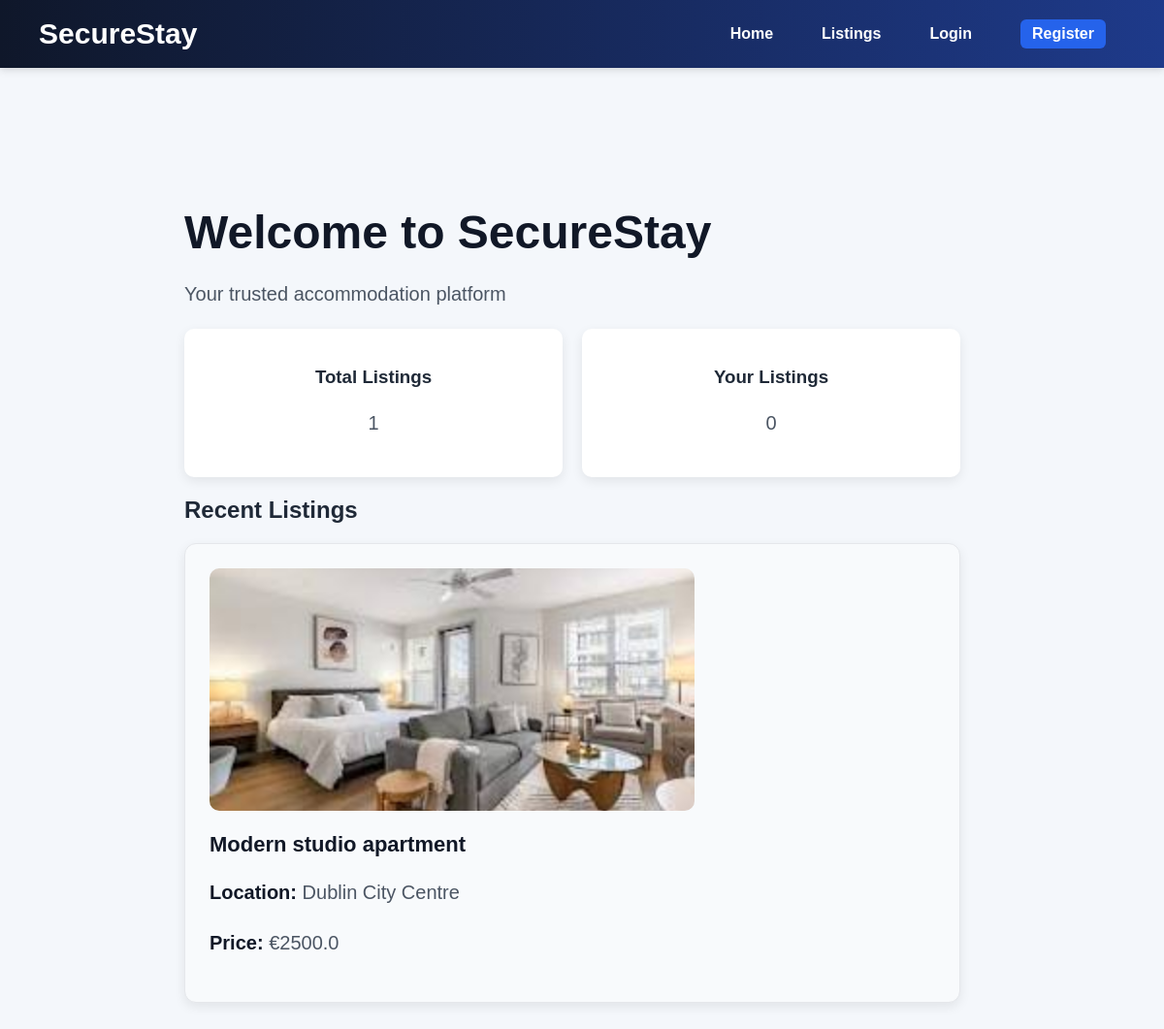
Before: / with the older database file.
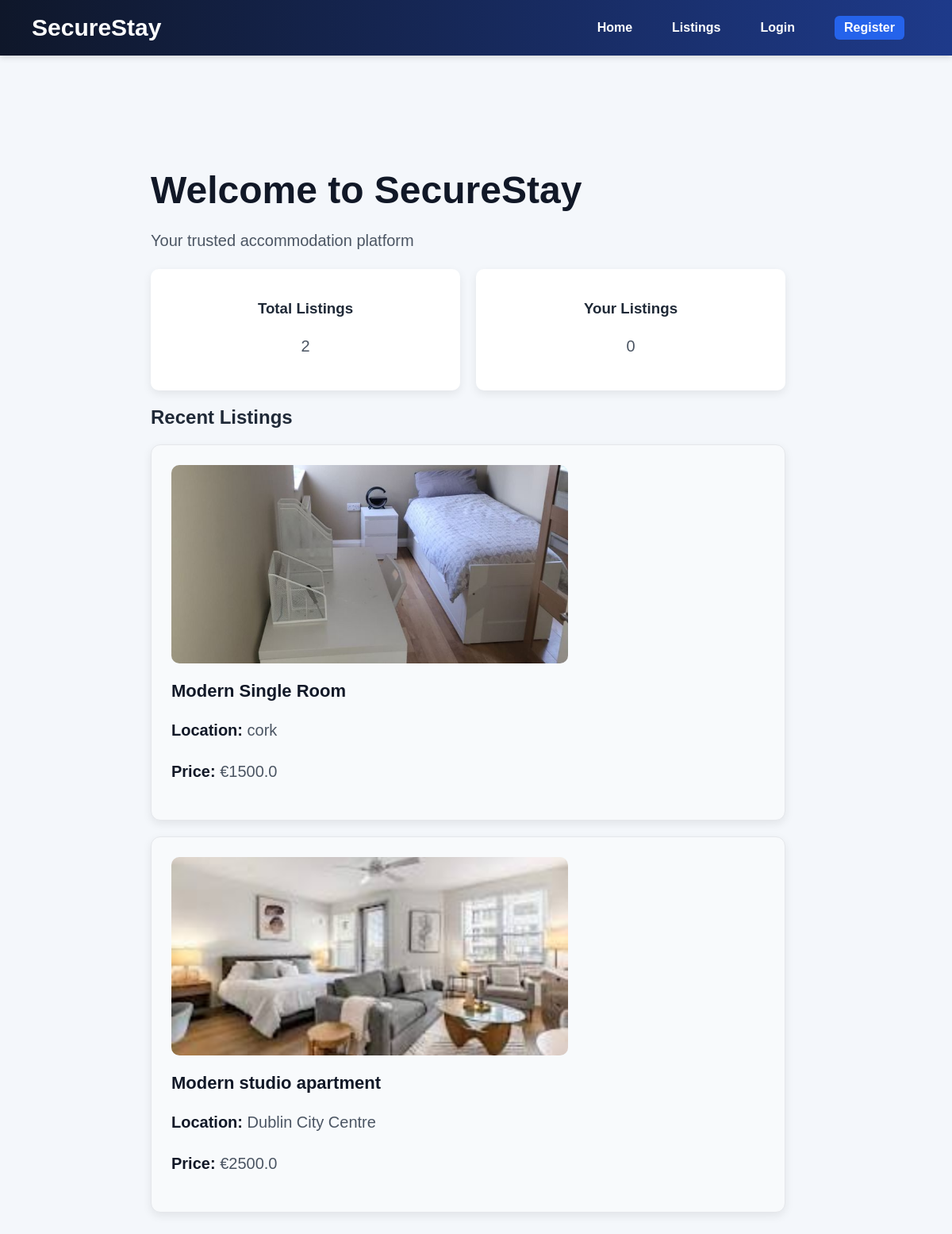
After: the same page with the newer database file.
### models.py (models this page shows)
class Listing(db.Model):
    __tablename__ = "listings"
    id = db.Column(db.Integer, primary_key=True)
    title = db.Column(db.String(150), nullable=False)
    description = db.Column(db.Text, nullable=False)
    location = db.Column(db.String(150), nullable=False)
    price = db.Column(db.Float, nullable=False)
    room_type = db.Column(db.String(50), nullable=False)
    image_filename = db.Column(db.String(255), nullable=True)
    availability_status = db.Column(db.String(20), default="available", nullable=False)
    created_at = db.Column(db.DateTime, default=datetime.utcnow)
    landlord_id = db.Column(db.Integer, db.ForeignKey("users.id"), nullable=False)
    booking_requests = db.relationship("BookingRequest", backref="listing", lazy=True)

### app.py (the view)
@app.route('/')
def home():
    total_listings = Listing.query.count()
    user_listings = 0
    if current_user.is_authenticated:
        user_listings = Listing.query.filter_by(landlord_id=current_user.id).count()
    recent_listings = Listing.query.order_by(Listing.id.desc()).limit(3).all()
    return render_template(
        'index.html',
        total_listings=total_listings,
        user_listings=user_listings,
        recent_listings=recent_listings
)

### templates/index.html
{% extends "base.html" %}
{% block content %}
<div class="hero">
    <h1>Welcome to SecureStay</h1>
    <p>Your trusted accommodation platform</p>
    <div class="dashboard">
        <div class="card">
            <h3>Total Listings</h3>
            <p>{{ total_listings }}</p>
        </div>
        <div class="card">
            <h3>Your Listings</h3>
            <p>{{ user_listings }}</p>
        </div>
    </div>
    <h2>Recent Listings</h2>
    {% for listing in recent_listings %}
    <div class="listing-card">
        {% if listing.image_filename %}
            <img src="{{ url_for('static', filename='uploads/' + listing.image_filename) }}" class="listing-image" alt="Listing Image">
        {% else %}
            <img src="{{ url_for('static', filename='default.jpg') }}" class="listing-image" alt="Default Image">
        {% endif %}
        <h3>{{ listing.title }}</h3>
        <p><strong>Location:</strong> {{ listing.location }}</p>
        <p><strong>Price:</strong> €{{ listing.price }}</p>
    </div>
    {% endfor %}
</div>
{% endblock %}

Changed rows visible on the page:
added Listing: image_filename (picture), title "Modern Single Room", location "cork", price "1500.0"
Other visible differences:
{{ total_listings }}: "1" → "2"
